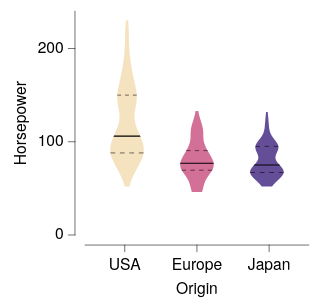

The Vega-Lite source for this figure:
### Vega-Lite specification from a JSON file in a GitHub repository (floating-point values rounded to 4 significant figures; data arrays with more than 128 entries replaced by an {"elided": "..."} marker saying what was removed)
{"background": null, "config": {"arc": {"fill": "#DBDBDB", "fillOpacity": 1.0, "innerRadius": 25.0, "padAngle": 0.03, "stroke": "black", "strokeOpacity": 1, "strokeWidth": 0.25}, "area": {"fill": "#DBDBDB", "fillOpacity": 1.0, "stroke": "black", "strokeOpacity": 1, "strokeWidth": 0.25}, "axis": {"domain": true, "domainCap": "round", "domainColor": "black", "domainWidth": 0.25, "grid": false, "gridCap": "round", "gridColor": "#F1F1F1", "gridDash": [0, 0], "gridOpacity": 1.0, "gridWidth": 0.25, "labelColor": "black", "labelFont": "Helvetica Neue, HelveticaNeue, Helvetica, Arial, sans-serif", "labelFontSize": 7, "labelFontStyle": "normal", "labelFontWeight": 400, "offset": 4.5, "ticks": true, "tickCap": "round", "tickColor": "black", "tickRound": false, "tickSize": 3, "tickWidth": 0.25, "titleColor": "black", "titleFont": "Helvetica Neue, HelveticaNeue, Helvetica, Arial, sans-serif", "titleFontSize": 7, "titleFontStyle": "normal", "titleFontWeight": 400}, "axisX": {"domain": true, "labelAlign": "center", "labelAngle": 0, "labels": true, "ticks": true, "translate": 0}, "axisY": {"domain": true, "labelAlign": "right", "labelAngle": 0, "labels": true, "ticks": true, "translate": 0}, "axisRight": {"domain": true, "labelAlign": "left", "labelAngle": 0, "labels": true, "ticks": true, "translate": 0}, "axisTop": {"domain": true, "labelAlign": "center", "labelAngle": 0, "labels": true, "ticks": true, "translate": 0}, "axisBand": {"tickOffset": 0}, "bar": {"fill": "#DBDBDB", "fillOpacity": 1.0, "stroke": "black", "strokeOpacity": 1, "strokeWidth": 0.25}, "boxplot": {"size": 9.0, "ticks": {"cornerRadius": 0.25, "fill": "black", "opacity": 1, "size": 4.5, "thickness": 0.25}, "box": {"fillOpacity": 1.0, "stroke": "black", "strokeOpacity": 1, "strokeWidth": 0.25}, "median": {"cornerRadius": 0, "fill": "black", "fillOpacity": 1.0, "opacity": 1, "size": 9.0, "thickness": 0.25}, "rule": {"fill": "black", "fillOpacity": 1.0, "size": 10.0, "stroke": "black", "strokeDash": [0, 0], "strokeOpacity": 1, "strokeWidth": 0.25}, "outliers": {"color": "black", "fill": "black", "fillOpacity": 1.0, "size": 0, "stroke": "black", "strokeOpacity": 1, "strokeWidth": 0.25}}, "circle": {"fill": "black", "fillOpacity": 1.0, "size": 1.25, "stroke": null, "strokeOpacity": 1, "strokeWidth": 0.25}, "errorband": {"band": {"fillOpacity": 0.6, "stroke": null, "strokeWidth": 0.25, "strokeOpacity": 1}, "borders": {"opacity": 0, "strokeOpacity": 0.25, "strokeWidth": 1}}, "errorbar": {"opacity": 1, "rule": {"strokeDash": [0, 0], "strokeWidth": 0.25}, "ticks": {"color": "black", "cornerRadius": 0.125, "opacity": 1, "size": 6.0, "thickness": 0.25}, "thickness": 0.25}, "font": "Helvetica Neue, HelveticaNeue, Helvetica, Arial, sans-serif", "geoshape": {"fill": "#DBDBDB", "fillOpacity": 1.0, "stroke": "black", "strokeOpacity": 1, "strokeWidth": 0.25}, "header": {"labelColor": "black", "labelFont": "Helvetica Neue, HelveticaNeue, Helvetica, Arial, sans-serif", "labelFontSize": 7, "labelFontStyle": "normal", "labelFontWeight": 400, "titleColor": "black", "titleFont": "Helvetica Neue, HelveticaNeue, Helvetica, Arial, sans-serif", "titleFontSize": 7, "titleFontStyle": "normal", "titleFontWeight": 400, "titlePadding": 0}, "legend": {"disable": false, "offset": 4.5, "titlePadding": 4, "labelOffset": 2, "gradientLabelOffset": 2, "gradientLength": 50.0, "gradientThickness": 5.0, "gradientOpacity": 1.0, "gradientStrokeColor": "black", "gradientStrokeWidth": 0.25, "labelColor": "black", "labelFont": "Helvetica Neue, HelveticaNeue, Helvetica, Arial, sans-serif", "labelFontSize": 7, "labelFontStyle": "normal", "labelFontWeight": 400, "strokeColor": "black", "strokeWidth": 0, "symbolSize": 42, "symbolStrokeColor": "black", "symbolStrokeWidth": 0.25, "titleColor": "black", "titleFont": "Helvetica Neue, HelveticaNeue, Helvetica, Arial, sans-serif", "titleFontSize": 7, "titleFontStyle": "normal", "titleFontWeight": 400}, "line": {"color": "black", "stroke": "black", "strokeCap": "butt", "strokeDash": [0, 0], "strokeOpacity": 1, "strokeWidth": 0.5}, "point": {"filled": true, "fill": "#DBDBDB", "fillOpacity": 1.0, "size": 5.0, "stroke": "black", "strokeOpacity": 1, "strokeWidth": 0.25}, "range": {"category": ["#B2B2B2", "#4A7CD3", "#008542", "#664CAF", "#509F98", "#636363", "#284F93", "#005226", "#382864", "#285753"], "diverging": {"scheme": ["#443E60", "#5F597E", "#7C759B", "#9994B6", "#B7B4CC", "#D6D5DC", "#F6F6F6", "#D1DAD9", "#A4C2BF", "#7AA9A4", "#578E89", "#37736E", "#1B5954"]}, "heatmap": {"scheme": ["#440154", "#472270", "#433E82", "#38598C", "#2C728E", "#238A8D", "#24A086", "#39B578", "#5DC862", "#96D646", "#CAE02D", "#FDE724"]}, "ordinal": {"scheme": ["#F1F1F1", "#DBDBDB", "#C6C6C6", "#B2B2B2", "#9D9D9D", "#898989", "#767676", "#636363", "#515151", "#404040", "#2F2F2F", "#1F1F1F"]}, "ramp": {"scheme": ["#440154", "#472270", "#433E82", "#38598C", "#2C728E", "#238A8D", "#24A086", "#39B578", "#5DC862", "#96D646", "#CAE02D", "#FDE724"]}}, "rule": {"color": "black", "stroke": "black", "strokeCap": "round", "strokeDash": [2, 2], "strokeOpacity": 1, "strokeWidth": 0.25}, "scale": {"barBandPaddingInner": 0.1, "rectBandPaddingInner": 0, "tickBandPaddingInner": 0.1, "bandPaddingOuter": 0.1, "bandWithNestedOffsetPaddingInner": 0.2, "bandWithNestedOffsetPaddingOuter": 0.2, "offsetBandPaddingInner": 0, "offsetBandPaddingOuter": 0, "round": false}, "rect": {"fill": "#DBDBDB", "fillOpacity": 1.0, "stroke": "black", "strokeOpacity": 1, "strokeWidth": 0.25}, "square": {"fill": "#DBDBDB", "fillOpacity": 1.0, "size": 10.0, "stroke": "black", "strokeOpacity": 1, "strokeWidth": 0.25}, "text": {"color": "black", "font": "Helvetica Neue, HelveticaNeue, Helvetica, Arial, sans-serif", "fontSize": 7, "fontStyle": "normal", "fontWeight": 400}, "tick": {"color": "black", "cornerRadius": 0.125, "opacity": 1.0, "size": 9.0, "thickness": 0.25}, "title": {"anchor": "middle", "frame": "group", "color": "black", "font": "Helvetica Neue, HelveticaNeue, Helvetica, Arial, sans-serif", "fontSize": 7, "fontStyle": "normal", "fontWeight": 400, "subtitleColor": "black", "subtitleFont": "Helvetica Neue, HelveticaNeue, Helvetica, Arial, sans-serif", "subtitleFontSize": "Helvetica Neue, HelveticaNeue, Helvetica, Arial, sans-serif", "subtitleFontStyle": "normal", "subtitleFontWeight": 400}, "trail": {"color": "black", "opacity": 1, "size": 0.5}, "view": {"continuousWidth": 100, "continuousHeight": 100, "discreteWidth": 100, "discreteHeight": 100, "fill": null, "stroke": null, "strokeWidth": 0.25}}, "layer": [{"data": {"name": "data-3c8aa2a4ffa72c9ac220908998da3f47"}, "mark": {"type": "line", "fillOpacity": 0.85, "filled": true, "strokeOpacity": 0, "strokeWidth": 0.25}, "encoding": {"color": {"field": "__group", "legend": null, "scale": {"domain": ["USA", "Europe", "Japan"], "range": ["#F4DDB4", "#CC5887", "#4B2F87"]}, "sort": ["USA", "Europe", "Japan"], "title": null, "type": "nominal"}, "order": {"field": "__order", "type": "quantitative"}, "x": {"axis": null, "field": "__x", "scale": {"domain": [0, 100], "padding": 0}, "type": "quantitative"}, "y": {"field": "__y", "title": "Horsepower", "type": "quantitative"}}}, {"data": {"values": [{"__group": "USA", "__y": 88.0, "__x": 11.36, "__x2": 26.14, "__dysonsphere__": 1}]}, "mark": {"type": "rule", "color": "black", "strokeCap": "butt", "strokeDash": [2.111, 2.111], "strokeWidth": 0.25}, "encoding": {"x": {"axis": null, "field": "__x", "scale": {"domain": [0, 100], "padding": 0}, "type": "quantitative"}, "x2": {"field": "__x2"}, "y": {"field": "__y", "title": "Horsepower", "type": "quantitative"}}}, {"data": {"values": [{"__group": "USA", "__y": 150.0, "__x": 14.4, "__x2": 23.1, "__dysonsphere__": 1}]}, "mark": {"type": "rule", "color": "black", "strokeCap": "butt", "strokeDash": [1.742, 1.742], "strokeWidth": 0.25}, "encoding": {"x": {"axis": null, "field": "__x", "scale": {"domain": [0, 100], "padding": 0}, "type": "quantitative"}, "x2": {"field": "__x2"}, "y": {"field": "__y", "title": "Horsepower", "type": "quantitative"}}}, {"data": {"values": [{"__group": "Europe", "__y": 69.5, "__x": 43.2, "__x2": 56.8, "__dysonsphere__": 1}]}, "mark": {"type": "rule", "color": "black", "strokeCap": "butt", "strokeDash": [1.943, 1.943], "strokeWidth": 0.25}, "encoding": {"x": {"axis": null, "field": "__x", "scale": {"domain": [0, 100], "padding": 0}, "type": "quantitative"}, "x2": {"field": "__x2"}, "y": {"field": "__y", "title": "Horsepower", "type": "quantitative"}}}, {"data": {"values": [{"__group": "Europe", "__y": 90.5, "__x": 45.23, "__x2": 54.77, "__dysonsphere__": 1}]}, "mark": {"type": "rule", "color": "black", "strokeCap": "butt", "strokeDash": [1.906, 1.906], "strokeWidth": 0.25}, "encoding": {"x": {"axis": null, "field": "__x", "scale": {"domain": [0, 100], "padding": 0}, "type": "quantitative"}, "x2": {"field": "__x2"}, "y": {"field": "__y", "title": "Horsepower", "type": "quantitative"}}}, {"data": {"values": [{"__group": "Japan", "__y": 67.0, "__x": 73.77, "__x2": 88.73, "__dysonsphere__": 1}]}, "mark": {"type": "rule", "color": "black", "strokeCap": "butt", "strokeDash": [2.137, 2.137], "strokeWidth": 0.25}, "encoding": {"x": {"axis": null, "field": "__x", "scale": {"domain": [0, 100], "padding": 0}, "type": "quantitative"}, "x2": {"field": "__x2"}, "y": {"field": "__y", "title": "Horsepower", "type": "quantitative"}}}, {"data": {"values": [{"__group": "Japan", "__y": 95.0, "__x": 76.13, "__x2": 86.37, "__dysonsphere__": 1}]}, "mark": {"type": "rule", "color": "black", "strokeCap": "butt", "strokeDash": [2.048, 2.048], "strokeWidth": 0.25}, "encoding": {"x": {"axis": null, "field": "__x", "scale": {"domain": [0, 100], "padding": 0}, "type": "quantitative"}, "x2": {"field": "__x2"}, "y": {"field": "__y", "title": "Horsepower", "type": "quantitative"}}}, {"data": {"values": [{"__group": "USA", "__y": 105.4, "__x": 12.72, "__x2": 24.78, "__dysonsphere__": 1}, {"__group": "USA", "__y": 105.7, "__x": 12.77, "__x2": 24.73, "__dysonsphere__": 1}, {"__group": "USA", "__y": 106.0, "__x": 12.83, "__x2": 24.67, "__dysonsphere__": 1}, {"__group": "USA", "__y": 106.6, "__x": 12.93, "__x2": 24.57, "__dysonsphere__": 1}, {"__group": "USA", "__y": 106.6, "__x": 12.94, "__x2": 24.56, "__dysonsphere__": 1}, {"__group": "Europe", "__y": 76.4, "__x": 42.52, "__x2": 57.48, "__dysonsphere__": 1}, {"__group": "Europe", "__y": 76.6, "__x": 42.53, "__x2": 57.47, "__dysonsphere__": 1}, {"__group": "Europe", "__y": 77.0, "__x": 42.55, "__x2": 57.45, "__dysonsphere__": 1}, {"__group": "Europe", "__y": 77.04, "__x": 42.55, "__x2": 57.45, "__dysonsphere__": 1}, {"__group": "Europe", "__y": 77.48, "__x": 42.59, "__x2": 57.41, "__dysonsphere__": 1}, {"__group": "Europe", "__y": 77.6, "__x": 42.6, "__x2": 57.4, "__dysonsphere__": 1}, {"__group": "Japan", "__y": 74.4, "__x": 75.29, "__x2": 87.21, "__dysonsphere__": 1}, {"__group": "Japan", "__y": 74.51, "__x": 75.33, "__x2": 87.17, "__dysonsphere__": 1}, {"__group": "Japan", "__y": 74.91, "__x": 75.49, "__x2": 87.01, "__dysonsphere__": 1}, {"__group": "Japan", "__y": 75.0, "__x": 75.52, "__x2": 86.98, "__dysonsphere__": 1}, {"__group": "Japan", "__y": 75.32, "__x": 75.64, "__x2": 86.86, "__dysonsphere__": 1}, {"__group": "Japan", "__y": 75.6, "__x": 75.74, "__x2": 86.76, "__dysonsphere__": 1}]}, "mark": {"type": "area", "fill": "black", "fillOpacity": 1, "opacity": 1, "stroke": null, "strokeWidth": 0}, "encoding": {"detail": {"field": "__group", "type": "nominal"}, "x": {"axis": null, "field": "__x", "scale": {"domain": [0, 100], "padding": 0}, "type": "quantitative"}, "x2": {"field": "__x2"}, "y": {"field": "__y", "title": "Horsepower", "type": "quantitative"}}}, {"data": {"name": "data-d7a230a7326baf606a19256938f2a2d2"}, "mark": {"type": "bar", "opacity": 0}, "encoding": {"x": {"axis": {}, "field": "Origin", "scale": {"domain": ["USA", "Europe", "Japan"]}, "sort": ["USA", "Europe", "Japan"], "title": "Origin", "type": "nominal"}}, "transform": [{"filter": "false"}]}], "resolve": {"axis": {"x": "independent"}}, "$schema": "https://vega.github.io/schema/vega-lite/v6.4.1.json", "datasets": {"data-3c8aa2a4ffa72c9ac220908998da3f47": {"elided": "1203 records"}, "data-d7a230a7326baf606a19256938f2a2d2": {"elided": "400 records"}}}
